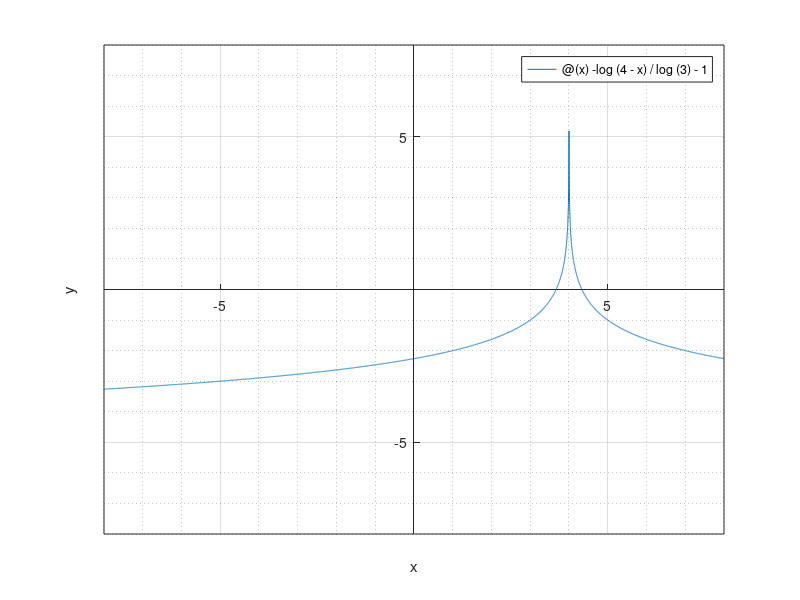

Write MATLAB code to recreate this figure.
clear; clc; close all;

% Description: Plots a log function

y = @(x) -log(4-x) / log(3)-1;

fplot(y,[-8, 8])
set(gca,'xaxislocation','origin')
set(gca,'yaxislocation','origin')
ylim([-8,8])
grid on
xlabel('x')
ylabel('y')
grid(gca,'minor')
